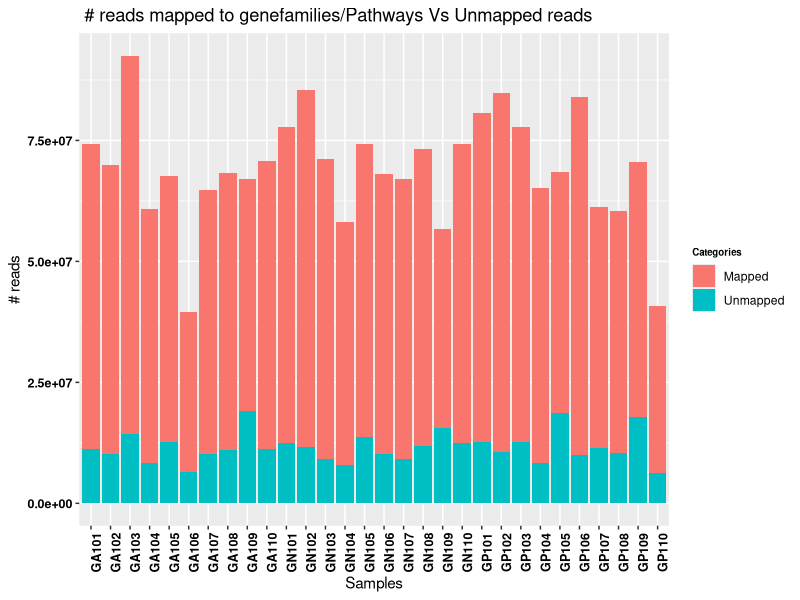
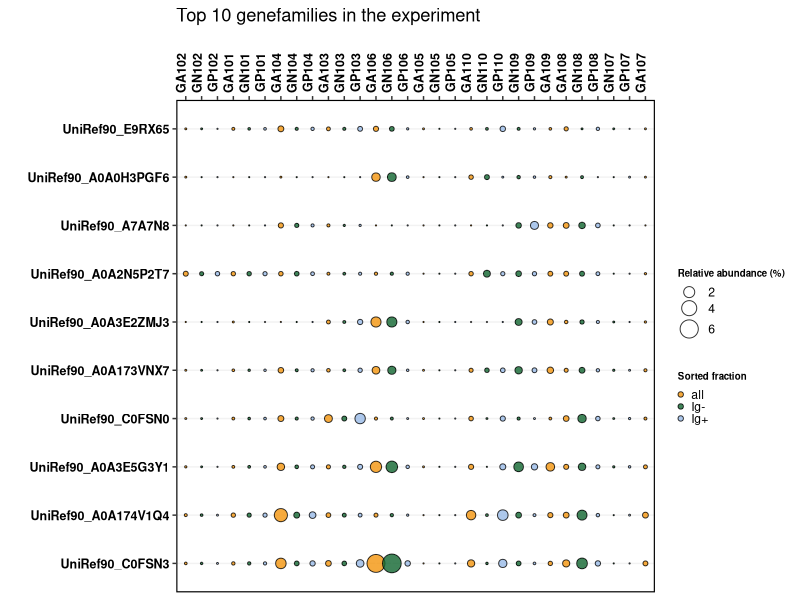
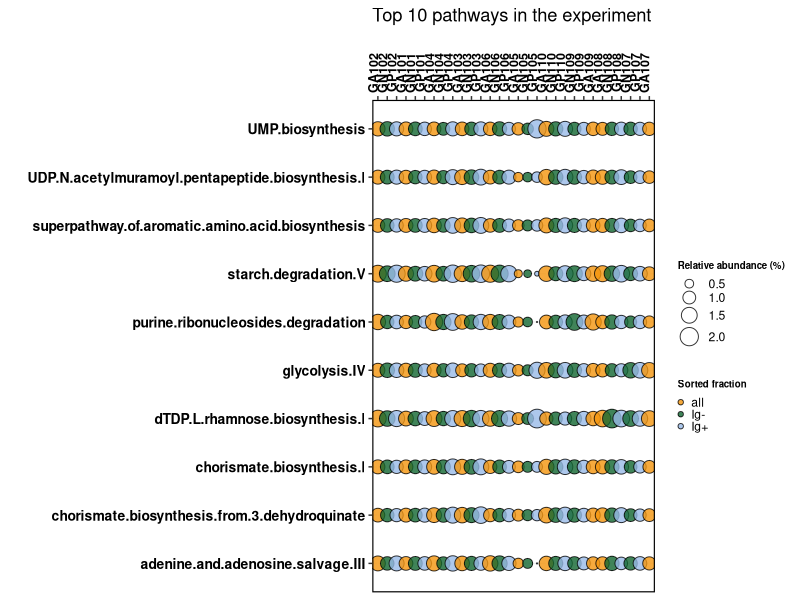

The R source for these figures, in order:
## ---- chunk 1
knitr::opts_chunk$set(echo = TRUE)
## ---- chunk 2
library('ggplot2')
library('tidyr')
library('tidyverse')
#setwd("/Users/tiwari/Desktop/Project/gmhscripts/tasks/BSUP-733/plots/")
## ---- chunk 3
qc_file=read.csv("../inputs/QC_Abundance/qc_plot.csv",header=TRUE)

qc_file=subset(qc_file, select=-c(Total.reads))

gf_qc=qc_file%>%
  gather(key = "labels", value = "n_reads",colnames(qc_file)[2]:colnames(qc_file)[ncol(qc_file)],factor_key = TRUE)

ggplot(gf_qc, aes(fill=labels, y=n_reads, x=Sample)) + 
    geom_bar(position="stack", stat="identity")+
    labs(x="Samples", y="# reads",fill="Categories")+
  ggtitle(" # reads mapped to genefamilies/Pathways Vs Unmapped reads")+
  theme(
        axis.text.x =element_text(colour = "black", size = 9, face = "bold", angle = 90),
        axis.text.y = element_text(colour = "black", face = "bold", size = 9),
        legend.title = element_text(size = 7, face = "bold"),
      )
## ---- chunk 4
gf_rel=read.csv("../inputs/QC_Abundance/top10gf-rel.csv",header = TRUE)
colnames(gf_rel)[1]<-"samples"
gf_rel_sort=gf_rel[order(gf_rel$pair,gf_rel$cfs),]
gf_rel_sort=subset(gf_rel_sort, select=-c(Others,Cell.number,gender,recruitment.zone),samples!="NEG")
gf_rel_sort$samples <- factor(gf_rel_sort$samples, levels = gf_rel_sort$samples)
gf=gf_rel_sort %>% 
  gather(key = "pair",value = "pair_value",pair) %>%
  gather(key="cfs",value="cfs_value",cfs) %>%
  gather(key="population",value="population_value",cell.population) %>%
  gather(key = "genefamilies", value = "abundance",colnames(gf_rel_sort)[5]:colnames(gf_rel_sort)[ncol(gf_rel_sort)],factor_key = TRUE)
gf$population_value=gf$population_value %>%str_replace_all("A", "all") %>%str_replace_all("N","Ig-")%>%str_replace_all("P","Ig+")
gf$abundance=round(gf$abundance*100,2)

## ---- chunk 5
ggplot(gf, aes(y=genefamilies, x=samples))+
  geom_point(aes(size=abundance,fill=population_value),alpha=0.8,shape=21)+
  labs(x="", y="",size="Relative abundance (%)",color="",fill="Sorted fraction")+
  scale_fill_manual(values = c('#F3950D','#116530','#98BAE7'),labels=waiver())+
  #guides(fill = "none",color="none")+
  ggtitle("Top 10 genefamilies in the experiment")+
  scale_size(limits = NULL, range = c(.1,6), breaks = c(2,4,6)) +
  theme(legend.key = element_blank(),
        legend.key.size = unit(0.001, 'cm'),
        axis.text.x =element_text(colour = "black", size = 9, face = "bold", angle = 90, vjust = 0.3, hjust = 1),
        axis.text.y = element_text(colour = "black", face = "bold", size = 9),
        legend.title = element_text(size = 7, face = "bold"),
        panel.background = element_blank(), panel.border = element_rect(colour = "black", fill = NA, size = 0.8),
        panel.grid.major.y = element_line(colour = "grey95"),
      ) +
  scale_x_discrete(position = "top")
## ---- chunk 6
pa_rel=read.csv("../inputs/QC_Abundance/top10pa-rel.csv",header = TRUE)
colnames(pa_rel)[1]<-"samples"
pa_rel_sort=pa_rel[order(pa_rel$pair,pa_rel$cfs),]
pa_rel_sort=subset(pa_rel_sort, select=-c(Others,Cell.number,gender,recruitment.zone),samples!="NEG")
pa_rel_sort$samples <- factor(pa_rel_sort$samples, levels = pa_rel_sort$samples)
pa=pa_rel_sort %>% 
  gather(key = "pair",value = "pair_value",pair) %>%
  gather(key="cfs",value="cfs_value",cfs) %>%
  gather(key="population",value="population_value",cell.population) %>%
  gather(key = "pathways", value = "abundance",colnames(pa_rel_sort)[5]:colnames(pa_rel_sort)[ncol(pa_rel_sort)],factor_key = TRUE)
pa$population_value=pa$population_value %>%str_replace_all("A", "all") %>%str_replace_all("N","Ig-")%>%str_replace_all("P","Ig+")
pa_mod=pa%>%separate(pathways, into=c(NA, "pathways",NA), sep="\\.\\.")
pa_mod$abundance=round(pa_mod$abundance*100,2)
## ---- chunk 7
ggplot(pa_mod, aes(y=pathways, x=samples))+
  geom_point(aes(size=abundance,fill=population_value),alpha=0.8,shape=21)+
  scale_fill_manual(values = c('#F3950D','#116530','#98BAE7'),labels=waiver())+
  labs(x="", y="",size="Relative abundance (%)",color="",fill="Sorted fraction")+
  #guides(fill = "none",color="none")+
  ggtitle("Top 10 pathways in the experiment")+
  scale_size(limits = NULL, range = c(.1,6), breaks = waiver()) +
  theme(legend.key = element_blank(),
        legend.key.size = unit(0.001, 'cm'),
        axis.text.x =element_text(colour = "black", size = 9, face = "bold", angle = 90, vjust = 0.3, hjust = 1),
        axis.text.y = element_text(colour = "black", face = "bold", size = 10),
        legend.title = element_text(size = 7, face = "bold"),
        panel.background = element_blank(), panel.border = element_rect(colour = "black", fill = NA, size = 0.8),
        panel.grid.major.y = element_line(colour = "grey95"),
      ) +
  scale_x_discrete(position = "top")
